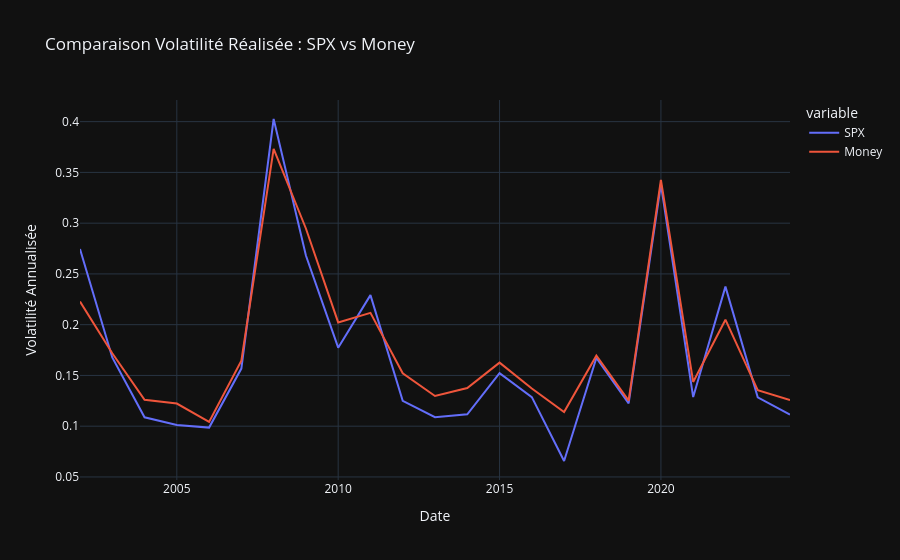

Notebook code for this chart:
### Code cell
df = final[["Date", "SPX", "Money"]].copy()
df["Date"] = pd.to_datetime(df["Date"], dayfirst=True)
df.set_index("Date", inplace=True)

daily_returns = df.pct_change()
vol_df = daily_returns.groupby(daily_returns.index.year).std() * np.sqrt(252)
print(vol_df)

fig = px.line(vol_df, x=vol_df.index, y=vol_df.columns,
              labels={"value": "Volatilité Annualisée", "index": "Année"},
              title="Comparaison Volatilité Réalisée : SPX vs Money")

fig.show()

### Figure 1 — Plotly figure (JSON) as saved in the notebook; plotly's stock layout.template omitted (floating-point values rounded to 4 significant figures)
{"data": [{"hovertemplate": "variable=SPX<br>Date=%{x}<br>Volatilité Annualisée=%{y}<extra></extra>", "legendgroup": "SPX", "line": {"color": "#636efa", "dash": "solid"}, "marker": {"symbol": "circle"}, "mode": "lines", "name": "SPX", "orientation": "v", "showlegend": true, "x": [2002, 2003, 2004, 2005, 2006, 2007, 2008, 2009, 2010, 2011, 2012, 2013, 2014, 2015, 2016, 2017, 2018, 2019, 2020, 2021, 2022, 2023, 2024], "xaxis": "x", "y": [0.2745, 0.1677, 0.1088, 0.1012, 0.09861, 0.1568, 0.4026, 0.2681, 0.1774, 0.2291, 0.1249, 0.1088, 0.1117, 0.1522, 0.1287, 0.06572, 0.1672, 0.1225, 0.3383, 0.1287, 0.2375, 0.1284, 0.1114], "yaxis": "y", "type": "scatter"}, {"hovertemplate": "variable=Money<br>Date=%{x}<br>Volatilité Annualisée=%{y}<extra></extra>", "legendgroup": "Money", "line": {"color": "#EF553B", "dash": "solid"}, "marker": {"symbol": "circle"}, "mode": "lines", "name": "Money", "orientation": "v", "showlegend": true, "x": [2002, 2003, 2004, 2005, 2006, 2007, 2008, 2009, 2010, 2011, 2012, 2013, 2014, 2015, 2016, 2017, 2018, 2019, 2020, 2021, 2022, 2023, 2024], "xaxis": "x", "y": [0.2228, 0.1719, 0.126, 0.1223, 0.1042, 0.1646, 0.3732, 0.2947, 0.2022, 0.2117, 0.1522, 0.1298, 0.1376, 0.1626, 0.1371, 0.114, 0.1694, 0.1251, 0.3426, 0.1436, 0.2049, 0.1354, 0.1258], "yaxis": "y", "type": "scatter"}], "layout": {"xaxis": {"anchor": "y", "domain": [0.0, 1.0], "title": {"text": "Date"}}, "yaxis": {"anchor": "x", "domain": [0.0, 1.0], "title": {"text": "Volatilité Annualisée"}}, "legend": {"title": {"text": "variable"}, "tracegroupgap": 0}, "title": {"text": "Comparaison Volatilité Réalisée : SPX vs Money"}}}
